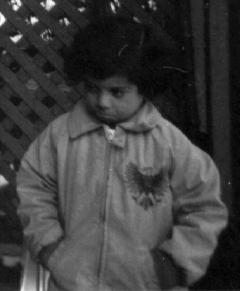
#> input picture Images/sample_img_child.jpg, 240 x 291 px, found by its file name
$ jupyter execute 'Contrast Stretching.ipynb'   (shell and % lines are left out)
#> lines starting #> are read from the running program, lines starting #| are printed output that depends on the picture
[cell 1]
import cv2
import numpy as np
from matplotlib import pyplot as plt

img = cv2.imread("Images/sample_img_child.jpg")
#> img is the input picture: shape (291, 240, 3); min 0, max 255, mean 61.7
cv2.cvtColor(img, cv2.COLOR_BGR2GRAY, img)
hist = cv2.calcHist([img], [0], None, [256], [0,256])
#> hist = 256 values, max 1537 at index 15, min 0 at index 237, mean 272.8

plt.figure(figsize=[16,4])
plt.subplot(121), plt.imshow(img)
plt.subplot(122), plt.plot(hist)
plt.xlim([0,256])
plt.show()
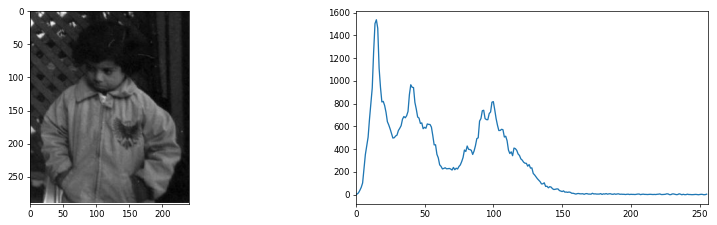
#> figure drawn by matplotlib, 2 panels; panel 2: curve peaks at x = 15, y = 1537

[cell 2]
# Method 1 algorithm
# custom weighted percentile function to find c and d
# returns the index at which some percent of the sum of values of the array is below it
def weighted_percentile(arr, percentile):
#> called with arr = array of shape (256, 1), percentile = 5
    arr_percentile = np.sum(arr) * percentile / 100
#> arr_percentile = 3492
    temp_sum = 0
    for i in range(np.size(arr)):
        temp_sum += arr[i]
        if temp_sum >= arr_percentile:
            return i
#> this loop made 13 passes
#> temp_sum on passes 1 to 12: [4], [10], [27], [66], [131], [234], [458], [811], [1238], [1744], [2408], [3212]
    return arr[-1]
c1 = weighted_percentile(hist, 5)
#> c1 = 12
d1 = weighted_percentile(hist, 95)
#> the loop in weighted_percentile, `for i in range(np.size(arr)):` made 126 passes
#> after the loop in weighted_percentile, `for i in range(np.size(arr)):`: temp_sum = [66587]
#> d1 = 125

[cell 3]
# Method 2 algorithm
peak = np.amax(hist)
#> peak = 1537
peak_index = hist.tolist().index(peak)
#> peak_index = 15
cutoff = .05 * peak
#> cutoff = 76.85
c2 = 0; d2 = 255

for i in range(peak_index):
    if hist[i] > cutoff:
        c2 = i
        break

for i in range(np.size(hist)-1, peak_index, -1):
    if hist[i] > cutoff:
        d2 = i
        break

[cell 4]
# assigns vals to a,b,c,d
# the descriptions for the vals were inconsistent in the textbook
#   and resulted in an all white picture
#   so I found different values that worked better at
#   https://academic.mu.edu/phys/matthysd/web226/Lab01.htm
a = 0
b = 255
scalar1 = (b-a)/(d1-c1)
#> scalar1 = 2.26
scalar2 = (b-a)/(d2-c2)
#> scalar2 = 1.93

# the algorithm
# new image needs to be converted back to uint8 because it was multiplied by a scalar
m1 = (img - c1) * scalar1 + a
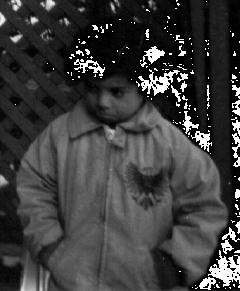
#> m1: shape (291, 240, 3) float64; min 0, max 575.4, mean 138.8; drawn with min black and max white
m1 = m1.astype("uint8")
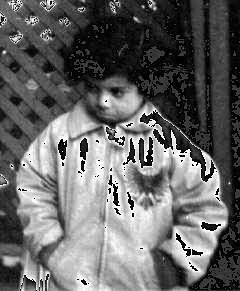
#> m1: shape (291, 240, 3); min 0, max 255, mean 102.7
m2 = (img - c2) * scalar2 + a
m2 = m2.astype("uint8")
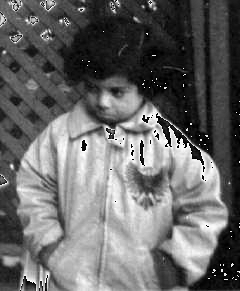
#> m2: shape (291, 240, 3); min 0, max 255, mean 104.7

hist1 = cv2.calcHist([m1], [0], None, [256], [0,256])
#> hist1 = 256 values, max 1770 at index 63, min 0 at index 70, mean 272.8
hist2 = cv2.calcHist([m2], [0], None, [256], [0,256])
#> hist2 = 256 values, max 1537 at index 19, min 0 at index 192, mean 272.8

plt.figure(figsize=[20,4])
plt.subplot(131), plt.imshow(img)
plt.subplot(132), plt.imshow(m1)
plt.subplot(133), plt.plot(hist1)
plt.xlim([0,256])
plt.show()
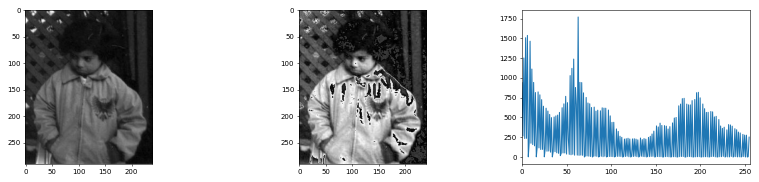
#> figure drawn by matplotlib, 3 panels; panel 3: curve peaks at x = 63, y = 1770

plt.figure(figsize=[20,4])
plt.subplot(131), plt.imshow(img)
plt.subplot(132), plt.imshow(m2)
plt.subplot(133), plt.plot(hist2)
plt.xlim([0,256])
plt.show()
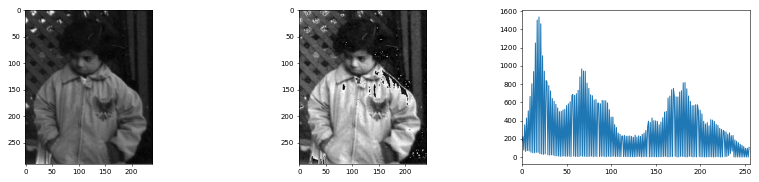
#> figure drawn by matplotlib, 3 panels; panel 3: curve peaks at x = 19, y = 1537

print(f"Method 1: {c1}, {d1}")
#| Method 1: 12, 125
print(f"Method 2: {c2}, {d2}")
#| Method 2: 5, 137

# for some reason the output image has black patches
# may be result of opencv vs numpy addition

$ run again, with Images/building.jpg copied over Images/sample_img_child.jpg
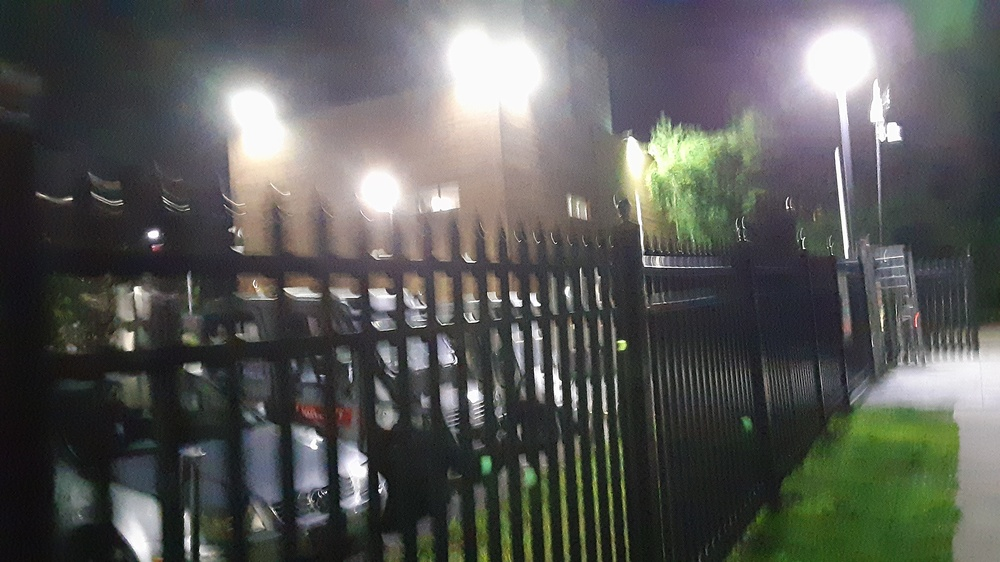
#> input picture Images/building.jpg, 1000 x 562 px, shrunk from 3264 x 1836 before the run, found by its file name
#> img is the input picture: shape (562, 1000, 3); mean B, G, R 87.3, 89.9, 88.9
#> hist = 256 values, max 9787 at index 250, min 16 at index 1, mean 2195.3
#> `plt.show()`:
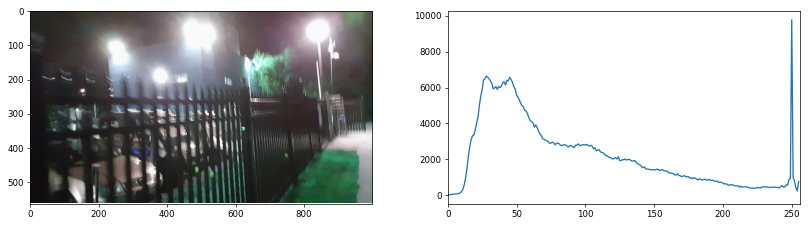
#> figure drawn by matplotlib, 2 panels; B, G, R data is drawn as R, G, B; panel 2: curve peaks at x = 250, y = 9787
#> arr_percentile = 28100
#> the loop in weighted_percentile, `for i in range(np.size(arr)):` made 23 passes
#> temp_sum on passes 1 to 8: [64], [80], [102], [135], [178], [236], [292], [361]
#> c1 = 22
#> the loop in weighted_percentile, `for i in range(np.size(arr)):` made 218 passes
#> after the loop in weighted_percentile, `for i in range(np.size(arr)):`: temp_sum = [534142]
#> d1 = 217
#> peak = 9787
#> peak_index = 250
#> cutoff = 489.4
#> scalar1 = 1.31
#> hist1 = 256 values, max 9787 at index 42, min 0 at index 80, mean 2195.3
#> hist2 = 256 values, max 9787 at index 249, min 0 at index 21, mean 2195.3
#> `plt.show()`:
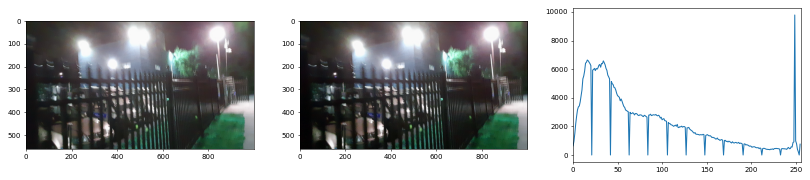
#> figure drawn by matplotlib, 3 panels; B, G, R data is drawn as R, G, B; panel 3: curve peaks at x = 249, y = 9787
#| Method 1: 22, 217
#| Method 2: 12, 255

$ run again, with Images/bush 1.jpg copied over Images/sample_img_child.jpg
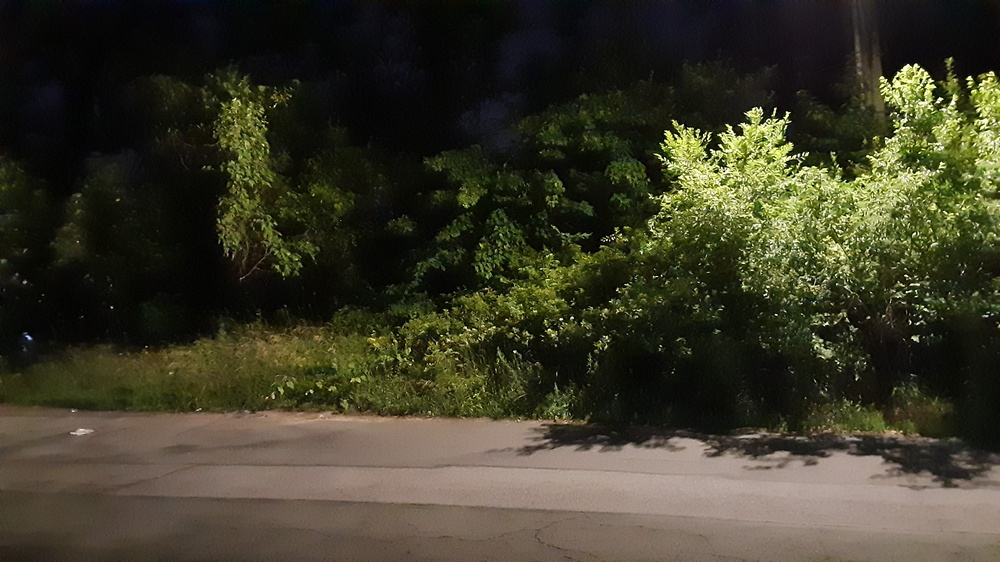
#> input picture Images/bush 1.jpg, 1000 x 562 px, shrunk from 3264 x 1836 before the run, found by its file name
#> img is the input picture: shape (562, 1000, 3); mean B, G, R 40.6, 58, 60.3
#> hist = 256 values, max 22130 at index 7, min 0 at index 244, mean 2195.3
#> arr_percentile = 28100
#> the loop in weighted_percentile, `for i in range(np.size(arr)):` made 4 passes
#> temp_sum on passes 1 to 4: [13562], [16875], [22816], [32970]
#> c1 = 3
#> the loop in weighted_percentile, `for i in range(np.size(arr)):` made 138 passes
#> temp_sum on passes 1 to 8: [13562], [16875], [22816], [32970], [48210], [67570], [89292], [111422]
#> after the loop in weighted_percentile, `for i in range(np.size(arr)):`: temp_sum = [534518]
#> d1 = 137
#> peak = 22130
#> peak_index = 7
#> cutoff = 1106.5
#> scalar1 = 1.9
#> `m2 = m2.astype("uint8")`:
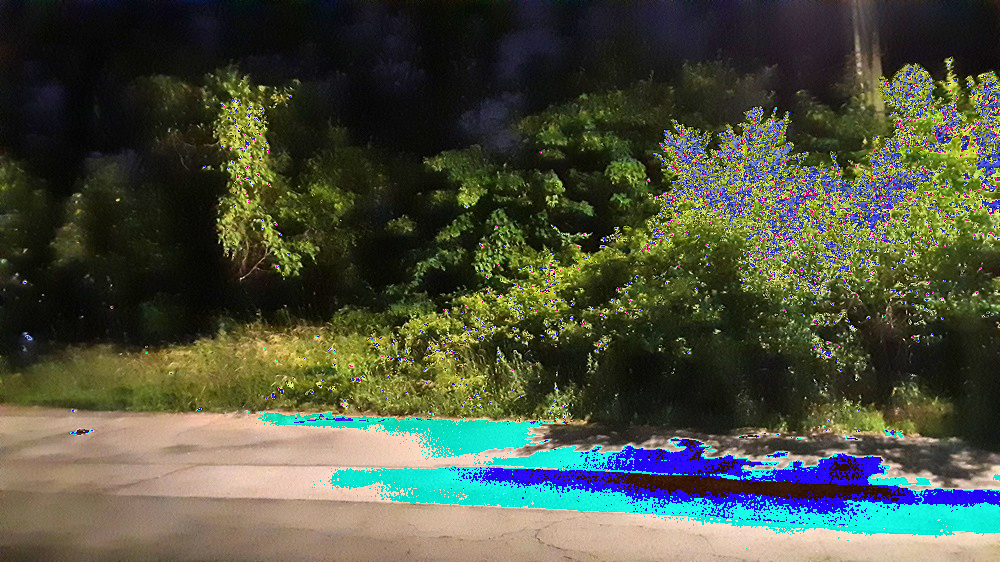
#> m2: shape (562, 1000, 3); mean B, G, R 63.6, 80.8, 75.1
#> hist1 = 256 values, max 22130 at index 7, min 0 at index 202, mean 2195.3
#> hist2 = 256 values, max 22261 at index 10, min 0 at index 161, mean 2195.3
#> `plt.show()`:
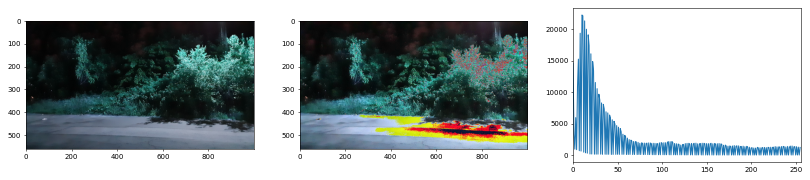
#> figure drawn by matplotlib, 3 panels; B, G, R data is drawn as R, G, B; panel 3: curve peaks at x = 10, y = 22261
#| Method 1: 3, 137
#| Method 2: 0, 149
